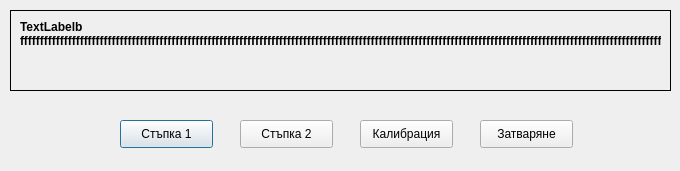
<?xml version="1.0" encoding="UTF-8"?>
<ui version="4.0">
 <class>AutoTempCalibDlg</class>
 <widget class="QDialog" name="AutoTempCalibDlg">
  <property name="geometry">
   <rect>
    <x>0</x>
    <y>0</y>
    <width>680</width>
    <height>171</height>
   </rect>
  </property>
  <property name="minimumSize">
   <size>
    <width>680</width>
    <height>171</height>
   </size>
  </property>
  <property name="maximumSize">
   <size>
    <width>680</width>
    <height>171</height>
   </size>
  </property>
  <property name="windowTitle">
   <string>Автоматична калибрация на температурни входове.</string>
  </property>
  <widget class="QFrame" name="frame">
   <property name="geometry">
    <rect>
     <x>10</x>
     <y>10</y>
     <width>661</width>
     <height>81</height>
    </rect>
   </property>
   <property name="styleSheet">
    <string notr="true">border-width:1px;border-style: solid;</string>
   </property>
   <property name="frameShape">
    <enum>QFrame::StyledPanel</enum>
   </property>
   <property name="frameShadow">
    <enum>QFrame::Raised</enum>
   </property>
   <widget class="QLabel" name="labelInstructions">
    <property name="geometry">
     <rect>
      <x>10</x>
      <y>10</y>
      <width>641</width>
      <height>61</height>
     </rect>
    </property>
    <property name="font">
     <font>
      <weight>75</weight>
      <bold>true</bold>
     </font>
    </property>
    <property name="styleSheet">
     <string notr="true">border-style : none;</string>
    </property>
    <property name="text">
     <string>TextLabelb ffffffffffffffffffffffffffffffffffffffffffffffffffffffffffffffffffffffffffffffffffffffffffffffffffffffffffffffffffffffffffffffffffffffffffffffffffffffffffffffffffffffffffffffffffffffffffffffffffffffffffffffffffffffffffffffffffffffffffffffffffffffffffffffffffffffffffffffffffffffffffffffffffffffffffffffffffffffffffffffffffffffffffffffffffffffffffffffffffffffffffsssssssssssssssssssssssssssssssssssssssssssssssssssssssssss</string>
    </property>
    <property name="alignment">
     <set>Qt::AlignLeading|Qt::AlignLeft|Qt::AlignTop</set>
    </property>
    <property name="wordWrap">
     <bool>true</bool>
    </property>
   </widget>
  </widget>
  <widget class="QPushButton" name="btnStep1">
   <property name="geometry">
    <rect>
     <x>120</x>
     <y>120</y>
     <width>93</width>
     <height>28</height>
    </rect>
   </property>
   <property name="text">
    <string>Стъпка 1</string>
   </property>
  </widget>
  <widget class="QPushButton" name="btnStep2">
   <property name="geometry">
    <rect>
     <x>240</x>
     <y>120</y>
     <width>93</width>
     <height>28</height>
    </rect>
   </property>
   <property name="text">
    <string>Стъпка 2</string>
   </property>
  </widget>
  <widget class="QPushButton" name="btnSave">
   <property name="geometry">
    <rect>
     <x>360</x>
     <y>120</y>
     <width>93</width>
     <height>28</height>
    </rect>
   </property>
   <property name="text">
    <string>Калибрация</string>
   </property>
  </widget>
  <widget class="QPushButton" name="btnClose">
   <property name="geometry">
    <rect>
     <x>480</x>
     <y>120</y>
     <width>93</width>
     <height>28</height>
    </rect>
   </property>
   <property name="text">
    <string>Затваряне</string>
   </property>
  </widget>
 </widget>
 <resources/>
 <connections>
  <connection>
   <sender>btnClose</sender>
   <signal>clicked()</signal>
   <receiver>AutoTempCalibDlg</receiver>
   <slot>close()</slot>
   <hints>
    <hint type="sourcelabel">
     <x>526</x>
     <y>183</y>
    </hint>
    <hint type="destinationlabel">
     <x>339</x>
     <y>108</y>
    </hint>
   </hints>
  </connection>
 </connections>
</ui>
